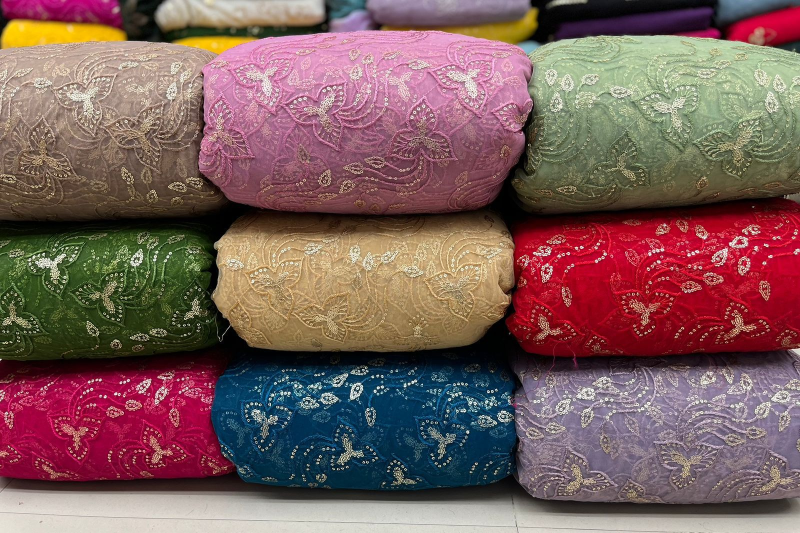
#> input picture GroupA.jpg, 1600 x 1066 px (shown at 1/2 size)
$ python color5.py
#> lines starting #> are read from the running program, lines starting #| are printed output that depends on the picture; after the words box and inside, x2 and y2 are one past the last pixel; in counts of white or black regions, pixels touching at a corner belong together
from PIL import Image
import numpy as np
from sklearn.cluster import KMeans
import cv2
import os
import json

def extract_colors(image_path):
#> called with image_path = 'GroupA.jpg'
    image = cv2.imread(image_path)
#> image is the input picture: shape (1066, 1600, 3); mean B, G, R 91.7, 93.5, 124.2
    if image is None:
        raise ValueError(f"Could not read image: {image_path}")


    image_rgb = cv2.cvtColor(image, cv2.COLOR_BGR2RGB)

    # Resize the image
    max_dimension = 800
    height, width = image_rgb.shape[:2]
#> height = 1066; width = 1600
    scale = min(max_dimension/width, max_dimension/height)
#> scale = 0.5
    new_width = int(width * scale)
#> new_width = 800
    new_height = int(height * scale)
#> new_height = 533
    working_image = cv2.resize(image_rgb, (new_width, new_height))
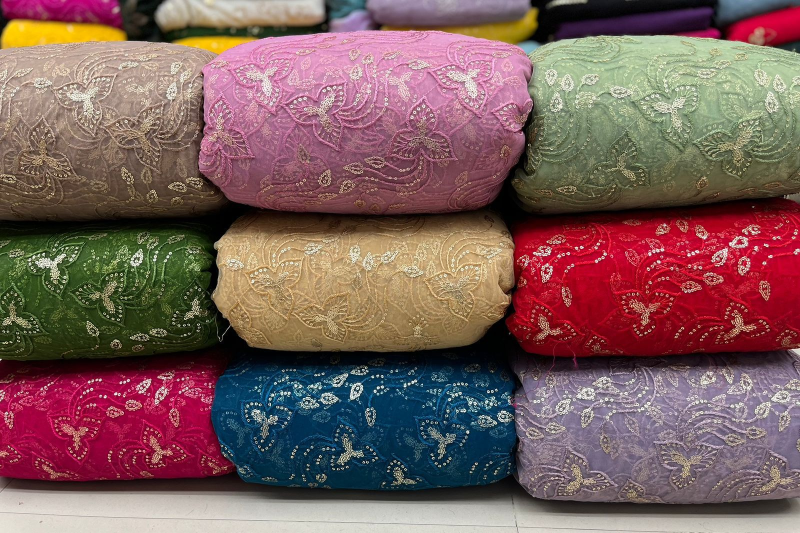
#> working_image: shape (533, 800, 3); mean R, G, B 124.4, 93.7, 91.8

    is_group_b = os.path.basename(image_path) == "GroupB-1.jpg"

    hsv_image = cv2.cvtColor(working_image, cv2.COLOR_RGB2HSV)
#> hsv_image: shape (533, 800, 3); mean H, S, V 87, 119.1, 132.3

    masks = []

    # Divide the image into regions
    region_height = new_height // 3
#> region_height = 177
    region_width = new_width // 3
#> region_width = 266

    for i in range(3):
        for j in range(3):
            top = i * region_height
            bottom = (i + 1) * region_height
            left = j * region_width
            right = (j + 1) * region_width

            region = working_image[top:bottom, left:right]
            hsv_region = hsv_image[top:bottom, left:right]

            if is_group_b:
                lower_thresh = np.array([0, 15, 40])
                upper_thresh = np.array([180, 235, 250])
            else:
                lower_thresh = np.array([0, 20, 50])
                upper_thresh = np.array([180, 255, 255])

            mask = cv2.inRange(hsv_region, lower_thresh, upper_thresh)

            # Apply morphological operations
            kernel = np.ones((5,5), np.uint8) if is_group_b else np.ones((3,3), np.uint8)
            mask = cv2.morphologyEx(mask, cv2.MORPH_OPEN, kernel)
            mask = cv2.morphologyEx(mask, cv2.MORPH_CLOSE, kernel)

            if np.sum(mask) > 100:
                full_mask = np.zeros((new_height, new_width), dtype=np.uint8)
                full_mask[top:bottom, left:right] = mask
                masks.append(full_mask)
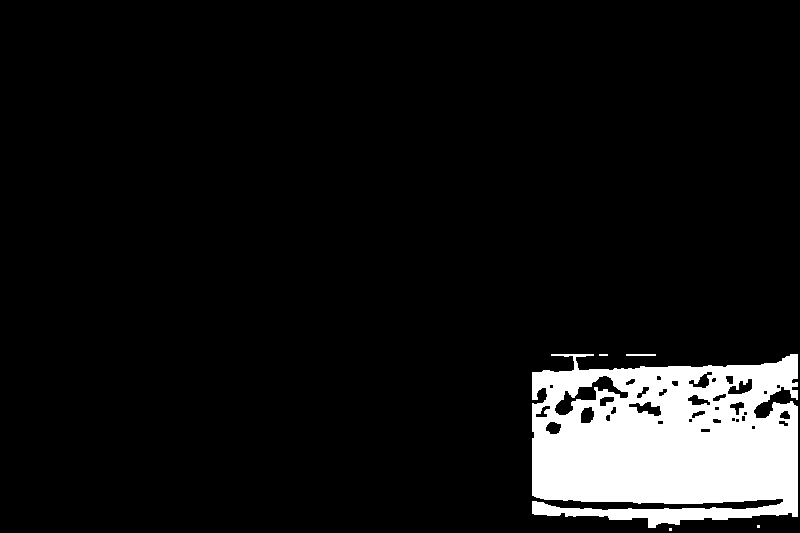
#> full_mask: shape (533, 800); 8.4% white; 5 white regions (3 under 20 px), largest, box (x1, y1, x2, y2) and area: (532, 354, 798, 528) 35574, (626, 354, 656, 356) 60
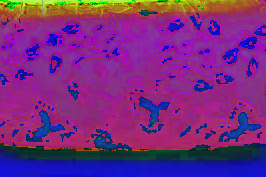
#> hsv_region: shape (177, 266, 3); mean R, G, B 117.5, 43.5, 128.5
#> after the loop, masks = 9 items

    # Extract colors from masked regions
    colors = []
    for mask in masks:
        masked_img = cv2.bitwise_and(working_image, working_image, mask=mask)
        non_zero = masked_img[mask > 0]

        if len(non_zero) > 0:
            if is_group_b:
                color = np.median(non_zero, axis=0)
                colors.append(color)
                pixels = non_zero.reshape(-1, 3)
                pixel_counts = np.unique(pixels, axis=0, return_counts=True)
                most_frequent_color = pixel_counts[0][np.argmax(pixel_counts[1])]
                colors.append(most_frequent_color)
            else:
                pixels = non_zero.reshape(-1, 3)
                kmeans = KMeans(n_clusters=1, random_state=42, n_init=10)
                kmeans.fit(pixels)
                color = kmeans.cluster_centers_[0]
                colors.append(color)
#> this loop made 9 passes
#> color on passes 1 to 9: [167.9, 130.7, 116.7], [172, 119.9, 139.3], [140, 142.7, 118.2], [94.81, 94.08, 59.36], [151, 114.3, 85.27], [145, 30.45, 41.81], [132, 47.75, 79.92], [30.06, 66.62, 89.44], [126.7, 111.6, 124]
#> pass 1, in extract_colors, `masked_img = cv2.bitwise_and(working_image, working_image, mask=mask)`:
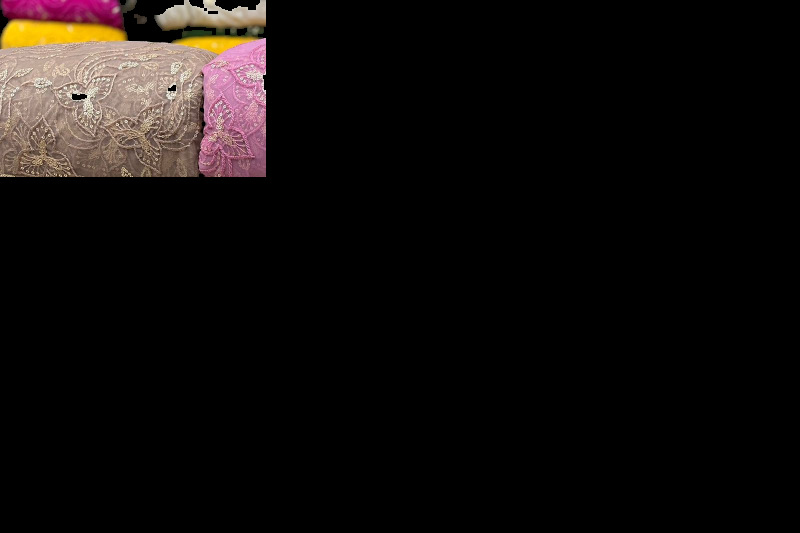
#> masked_img: shape (533, 800, 3); mean R, G, B 17.5, 13.6, 12.2
#> pass 2, in extract_colors, `masked_img = cv2.bitwise_and(working_image, working_image, mask=mask)`:
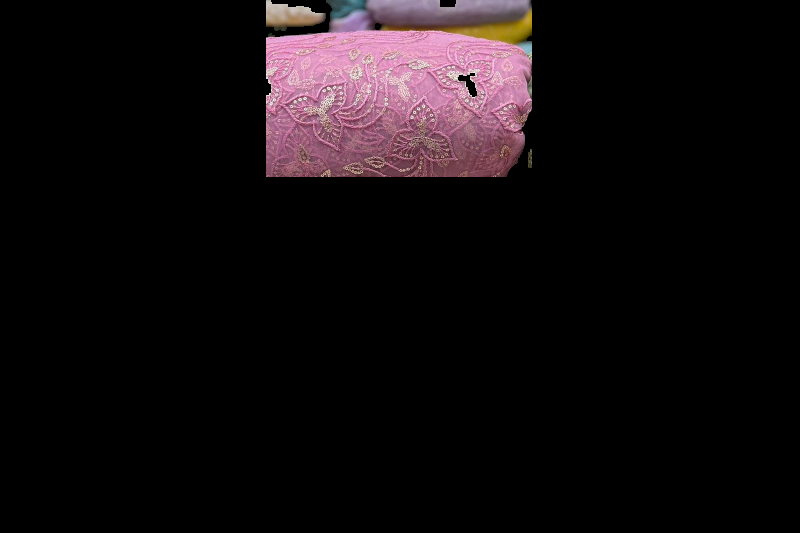
#> masked_img: shape (533, 800, 3); mean R, G, B 18.2, 12.7, 14.7
#> pass 3, in extract_colors, `masked_img = cv2.bitwise_and(working_image, working_image, mask=mask)`:
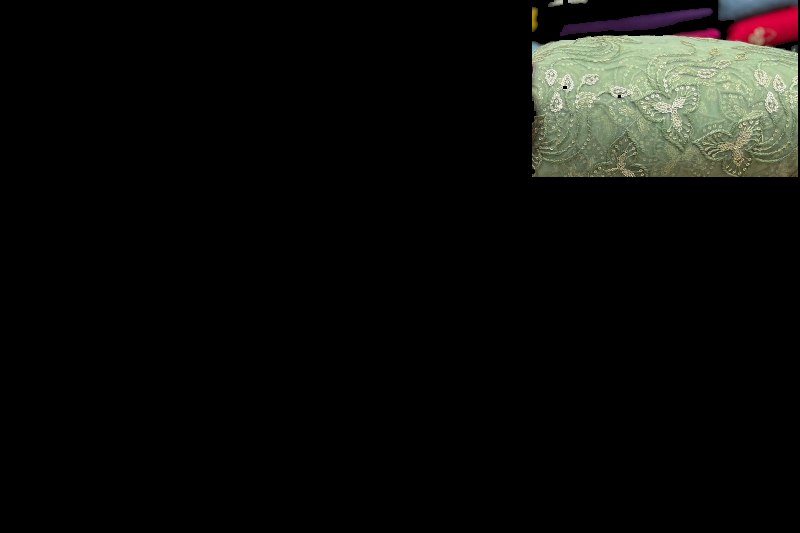
#> masked_img: shape (533, 800, 3); mean R, G, B 13.8, 14.1, 11.7
#> after the loop, colors = [[167.9, 130.7, 116.7], [172, 119.9, 139.3], [140, 142.7, 118.2], [94.81, 94.08, 59.36], [151, 114.3, 85.27], [145, 30.45, 41.81], [132, 47.75, 79.92], [30.06, 66.62, 89.44], [126.7, 111.6, 124]]

    colors = np.array(colors)

    n_clusters = 10 if is_group_b else 9
    if len(colors) < n_clusters:
        pixels = working_image.reshape(-1, 3)

        # Use K-means to find additional colors
        kmeans = KMeans(n_clusters=n_clusters, random_state=42, n_init=10)
        kmeans.fit(pixels)
        new_colors = kmeans.cluster_centers_
        colors = np.vstack([colors, new_colors])

    kmeans = KMeans(
        n_clusters=n_clusters,
        random_state=42,
        n_init=20 if is_group_b else 10,
        max_iter=300
    )

    kmeans.fit(colors)
    final_colors = kmeans.cluster_centers_

    # Format results
    result_colors = []
    unique_colors = set()

    for color in final_colors:
        rgb_values = np.clip(color, 0, 255)
        rgb_tuple = tuple(map(int, rgb_values))

        if is_group_b:
            color_key = f"{rgb_tuple[0]//2},{rgb_tuple[1]//2},{rgb_tuple[2]//2}"
        else:
            color_key = f"{rgb_tuple[0]//5},{rgb_tuple[1]//5},{rgb_tuple[2]//5}"

        if color_key not in unique_colors:
            unique_colors.add(color_key)
            result_colors.append(
                f"RGB({rgb_tuple[0]}, {rgb_tuple[1]}, {rgb_tuple[2]})"
            )
    result_colors.sort()

    return result_colors[:n_clusters]


# [62 lines left out: function create_grid_mask, not called in this run]


def process_images(image_files):
    results = {"images": []}

    for image_file in image_files:
        if not os.path.isfile(image_file):
            results["images"].append({
                "image_name": os.path.basename(image_file),
                "error": "File does not exist."
            })
            continue

        try:
            colors = extract_colors(image_file)
            results["images"].append({
                "image_name": os.path.basename(image_file),
                "colors": colors,
                #"number_of_colors_detected": len(colors)
            })
        except Exception as e:
            results["images"].append({
                "image_name": os.path.basename(image_file),
                "error": str(e)
            })
#> pass 2 of the loop in process_images, `for image_file in image_files:`:
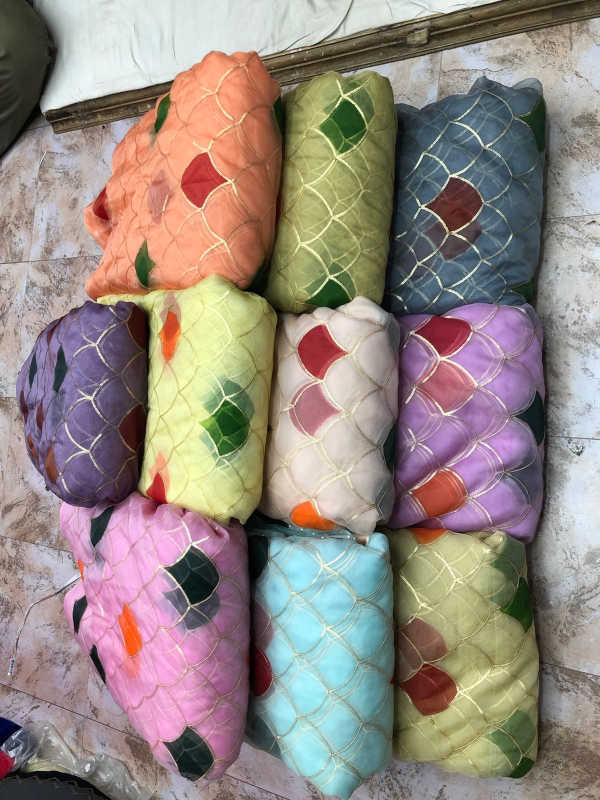
#> input picture GroupB-1.jpg, 1200 x 1600 px (shown at 1/2 size)
#> in extract_colors, image is the input picture: shape (1600, 1200, 3); mean B, G, R 129.9, 136.5, 149.2
#> image_rgb: shape (1600, 1200, 3)
#> working_image: shape (800, 600, 3)
#> hsv_image: shape (800, 600, 3); mean H, S, V 70.7, 68.2, 157.7
#> after the loop in extract_colors (call 2), `for i in range(3):`:
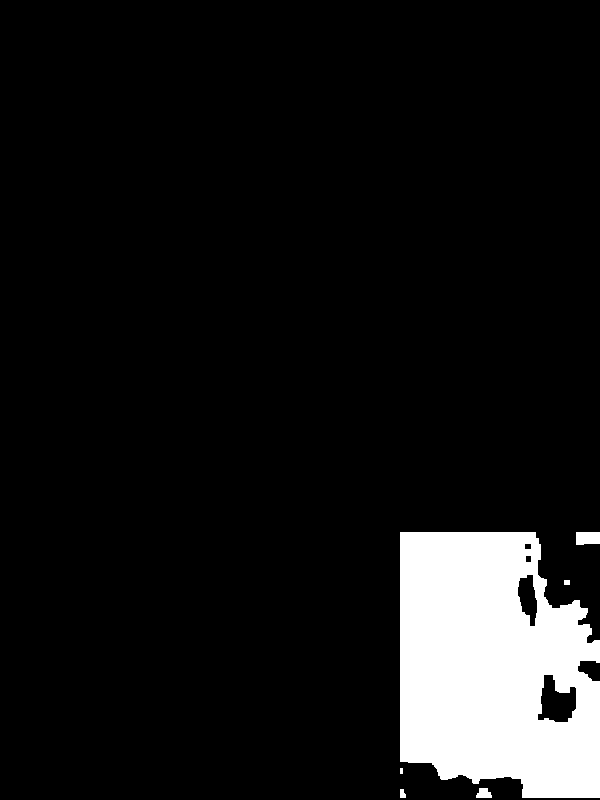
#> full_mask: shape (800, 600); 9.1% white; 6 white regions (1 under 20 px), largest, box (x1, y1, x2, y2) and area: (400, 532, 600, 798) 43356, (576, 532, 600, 545) 296, (476, 788, 492, 798) 124, (400, 789, 406, 798) 45, (564, 580, 570, 585) 30
#> the loop in extract_colors (call 2), `for mask in masks:` made 9 passes
#> (color, most_frequent_color) on passes 1 to 8: ([172, 135, 115], [44, 44, 34]), ([144, 116, 77], [184, 184, 120]), ([83, 92, 98], [61, 79, 91]), ([154, 127, 142], [46, 12, 10]), ([174, 161, 129], [225, 215, 206]), ([157, 114, 148], [212, 228, 244]), ([175, 147, 163], [40, 45, 49]), ([140, 145, 156], [159, 233, 244])
#> pass 3, in extract_colors (call 2), `masked_img = cv2.bitwise_and(working_image, working_image, mask=mask)`:
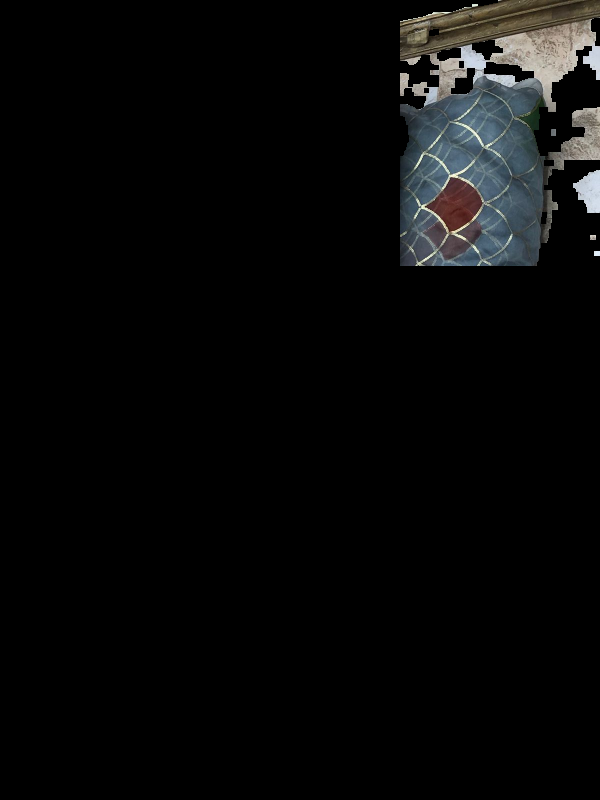
#> masked_img: shape (800, 600, 3); mean R, G, B 8.6, 9, 8.9
#> after the loop in extract_colors (call 2), `for mask in masks:`: colors = 18 items, first 6: [172, 135, 115], [44, 44, 34], [144, 116, 77], [184, 184, 120], [83, 92, 98], [61, 79, 91]
#> in extract_colors (call 2), `colors = np.array(colors)`: colors = 18 rows, first 8: [172, 135, 115], [44, 44, 34], [144, 116, 77], [184, 184, 120], [83, 92, 98], [61, 79, 91], [154, 127, 142], [46, 12, 10]

    return results

if __name__ == "__main__":
    image_files = ["GroupA.jpg","GroupB-1.jpg"]
    results = process_images(image_files)
    print(json.dumps(results, indent=4))
